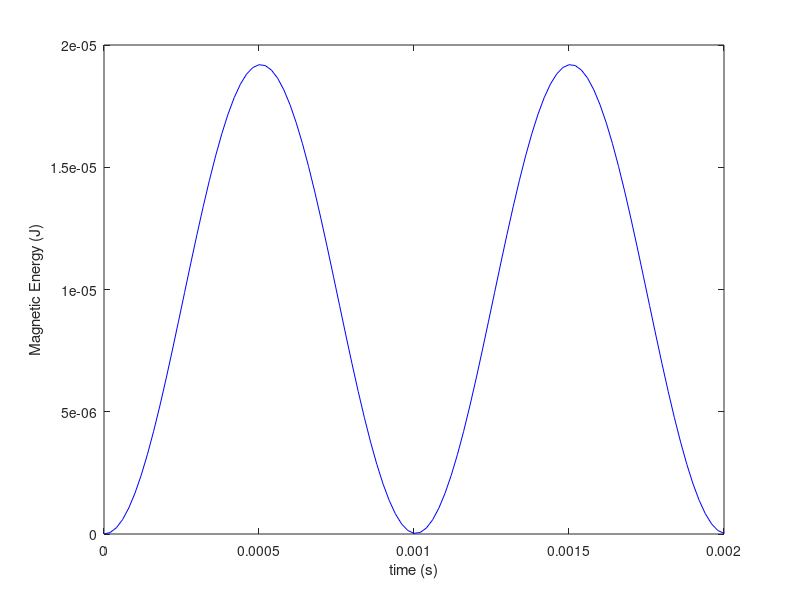

Write the MATLAB code that produced this figure. (Note: this script raises an error after producing the figure.)
% Benchmark4
% Magnetoquasistatic A* formulation of inductor

load('benchmark4.mat');

% Setup matrices and rhs
C = Astar.C;
SS = Astar.Ss;
Msigma = Astar.Msigma;
Mnu = Astar.Mnu;
Xstr = Astar.Xstr;	
idxdof_a = Astar.idxdof_a;
np		 = Astar.np_a;
	
Ma = Msigma;
Ka = C'*Mnu*C;

Ma_red = Ma(idxdof_a, idxdof_a);
Ka_red = Ka(idxdof_a, idxdof_a);

f=500;
omega = 2*pi*f;
Ampl = 1;
f_a = @(t)	[	Xstr*Ampl*sin(omega*t);
			](idxdof_a);

% Time stepping
T0 = 0;
Tend = 2e-3;
dt = 2e-5;
t = T0:dt:Tend;
n_t = length(t);

				
% Implicit Euler				
xastar = sparse(length(idxdof_a),n_t);
for i=1:n_t-1
	fprintf(['Astar time step t = ' num2str(t(i+1)) '\n']);
	xastar(:,i+1) = pcg((Ma_red/dt+Ka_red), (f_a(t(i+1)) + Ma_red/dt*xastar(:,i)), 1e-5, 100);
end %for
	
% Reconstruct solution
a = sparse(3*np, n_t);	
a(idxdof_a, :) = xastar;
b = C*a;
	
Wmagn_a = 1/2*sum(b.*(Mnu*b),1);

% Plot
figure;
plot(t, Wmagn_a, 'b-');
xlabel('time (s)');
ylabel('Magnetic Energy (J)');
	
% Store results
dlmwrite('benchmark4.csv',{'t','W'})
dlmwrite('benchmark4.csv',[t(:) Wmagn_a(:)],'-append')